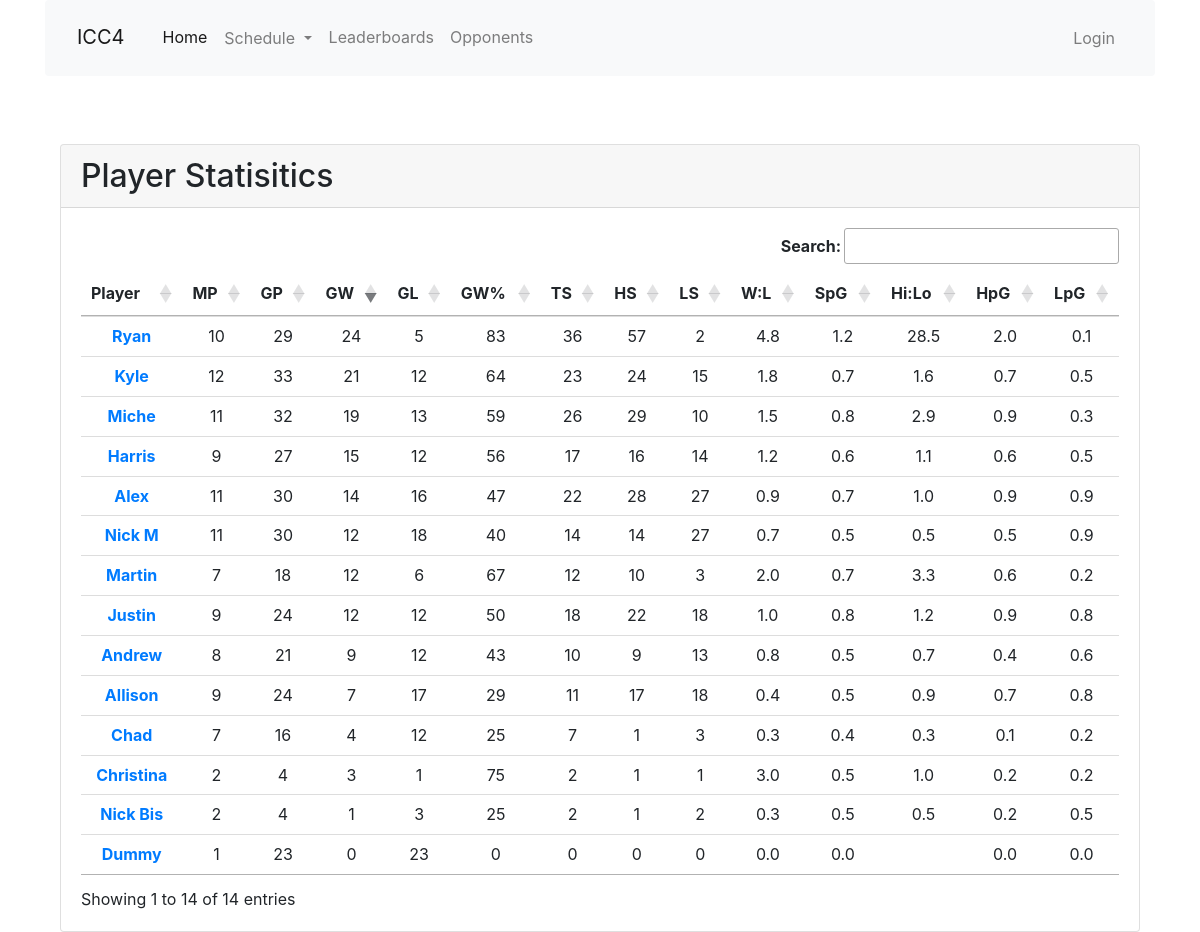
The page /leaderboard on the database as committed earlier.
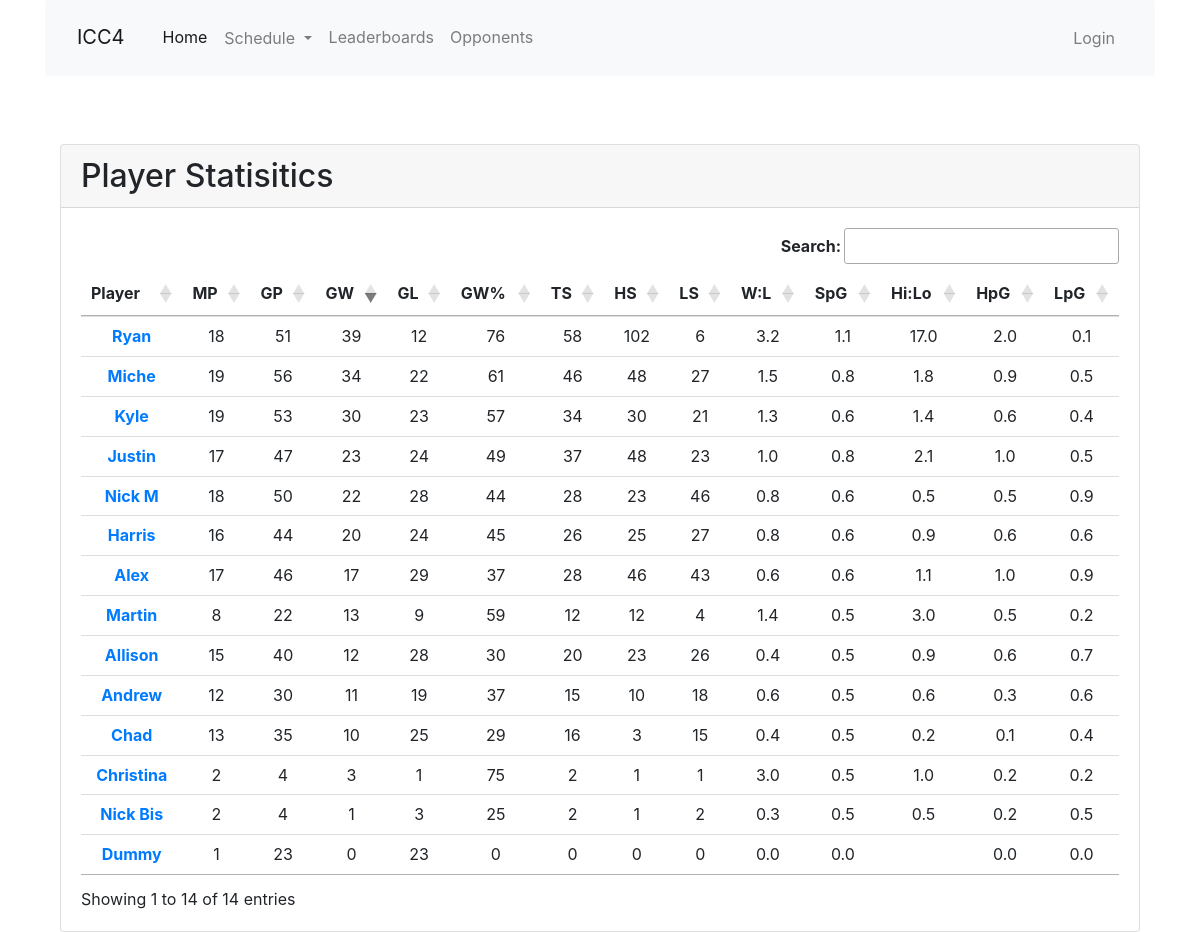
The same page on the database as committed later.
### app/models.py (models this page shows, shortened)
class PlayerSeasonStats(db.Model):
    id = db.Column(db.Integer, primary_key=True)
    player_id = db.Column(db.Integer, db. ForeignKey('player.id'))
    player = db.relationship('Player')
    season_id = db.Column(db.Integer, db. ForeignKey('season.id'))
    season = db.relationship('Season')
    matches_played = db.Column(db.Integer)
    matches_won = db.Column(db.Integer)
    matches_lost = db.Column(db.Integer)
    games_played = db.Column(db.Integer)
    games_won = db.Column(db.Integer)
    games_lost = db.Column(db.Integer)
    total_stars = db.Column(db.Integer)
    total_high_scores = db.Column(db.Integer)
    total_low_scores = db.Column(db.Integer)
    '''
    filters = [filter1,filter2,...]
    query....filter(*filters).count()
    '''
    @hybrid_property
    def gp(self):
        return PlayerGame.query.filter_by(player_id=self.player_id).join(Game).join(Match).\
                filter_by(season=self.season).distinct().count()
    @hybrid_property
    def gw(self):
        return PlayerGame.query.filter_by(player_id=self.player_id).join(Game).filter_by(win=True).join(Match).\
                filter_by(season=self.season).distinct().count()
    @hybrid_property
    def gl(self):
        return PlayerGame.query.filter_by(player_id=self.player_id).join(Game).filter_by(win=False).join(Match).\
                filter_by(season=self.season).distinct().count()

class Player(db.Model):
    id = db.Column(db.Integer, primary_key=True)
    nickname = db.Column(db.String(64), index=True, unique=True)
    first_name = db.Column(db.String(64), index=True)
    last_name = db.Column(db.String(64), index=True)
    games = association_proxy('games_association', 'game')
    last_match_id = db.Column(db.Integer, db.ForeignKey('match.id'))
    last_match = db.relationship('Match', foreign_keys=[last_match_id])
    first_match_id = db.Column(db.Integer, db.ForeignKey('match.id'))
    first_match = db.relationship('Match', foreign_keys=[first_match_id])
    high_scores = db.relationship('HighScore', back_populates='player', lazy='dynamic')
    low_scores = db.relationship('LowScore', back_populates='player', lazy='dynamic')

### app/main/routes.py (the view)
@bp.route('/leaderboard',  methods=['GET', 'POST'])
def leaderboard():
    roster = Player.query.all()
    season = season_from_date(date.today())
    stats = PlayerSeasonStats.query.filter_by(season=season)
    return render_template('leaderboard.html', roster=roster, stats=stats, season=season)

### app/main/routes.py (called while the page is built)
@bp.before_request
def before_request():
    g.all_seasons = Season.query.all()

### app/models.py (called while the page is built)
def season_from_date(date):
    season = Season.query.filter(Season.start_date <= date).filter(Season.end_date >= date).first()
    return season

### app/templates/leaderboard.html (shortened to what this page needs)
{% extends "base.html" %}
{% import 'bootstrap/wtf.html' as wtf %}
{% block app_content %}
<div class="col-12 mt-2 mx-auto">
  <div class="card h-100">
    <h2 class="card-header">Player Statisitics</h2>
    <div class="card-body table-responsive">
      <table id="pStats" class="table table-hover text-center">
        <thead>
          <tr>
            <th scope="col">Player</th>
            <th scope="col" data-toggle="tooltip" data-placement="top" title="Matches played">MP</th>
            <th scope="col" data-toggle="tooltip" data-placement="top" title="Games played">GP</th>
            <th scope="col" data-toggle="tooltip" data-placement="top" title="Game wins">GW</th>
            <th scope="col" data-toggle="tooltip" data-placement="top" title="Game losses">GL</th>
            <th scope="col" data-toggle="tooltip" data-placement="top" title="Game Win Percentage">GW%</th>
            <th scope="col" data-toggle="tooltip" data-placement="top" title="Total Stars">TS</th>
            <th scope="col" data-toggle="tooltip" data-placement="top" title="Total High Scores">HS</th>
            <th scope="col" data-toggle="tooltip" data-placement="top" title="Total Low Score">LS</th>
            <th scope="col" data-toggle="tooltip" data-placement="top" title="Win:Loss">W:L</th>
            <th scope="col" data-toggle="tooltip" data-placement="top" title="Stars per game">SpG</th>
            <th scope="col" data-toggle="tooltip" data-placement="top" title="High:Low scores">Hi:Lo</th>
            <th scope="col" data-toggle="tooltip" data-placement="top" title="High scores per game">HpG</th>
            <th scope="col" data-toggle="tooltip" data-placement="top" title="Low scores per game">LpG</th>
        </thead>
        <tbody>
          {% for s in stats %}
          <tr>
            <th scope="row"><a href="{{ url_for('main.player', nickname=s.player.nickname) }}">{{ s.player.nickname }}</a></th>
            <td>{{ s.matches_played }}</td>
            <td>{{ s.games_played }}</td>
            <td>{{ s.games_won }}</td>
            <td>{{ s.games_lost }}</td>
            <td>{% if s.games_played > 0 %}{{ '%0.0f'| format(100*(s.games_won/s.games_played)|float) }}{% endif %}</td>
            <td>{{ s.total_stars }}</td>
            <td>{{ s.total_high_scores }}</td>
            <td>{{ s.total_low_scores }}</td>
            <td>{% if s.games_lost > 0 %}{{ (s.games_won/s.games_lost)|round(1, 'common') }}{% endif %}</td>
            <td>{% if s.games_played > 0 %}{{ (s.total_stars/s.games_played)|round(1, 'common') }}{% endif %}</td>
            <td>{% if s.total_low_scores  > 0 %}{{ (s.total_high_scores/s.total_low_scores)|round(1, 'common') }}{% endif %}</td>
            <td>{% if s.games_played > 0 %}{{ (s.total_high_scores/s.games_played)|round(1, 'common') }}{% endif %}</td>
            <td>{% if s.games_played > 0 %}{{ (s.total_low_scores/s.games_played)|round(1, 'common') }}{% endif %}</td>
          </tr>
          {% endfor %}
        </tbody>
      </table>
    </div>
  </div>
</div>
{% endblock %}

Rows that differ between the two databases and show on the page:
changed PlayerSeasonStats "Nick M": matches_played "11" → "18"; games_played "30" → "50"; games_won "12" → "22"; games_lost "18" → "28"; 100*(s.games_won/s.games_played)|float "40" → "44"; total_stars "14" → "28"; total_high_scores "14" → "23"; total_low_scores "27" → "46"; (s.games_won/s.games_lost)|round(1,'common') "0.7" → "0.8"; (s.total_stars/s.games_played)|round(1,'common') "0.5" → "0.6"
changed PlayerSeasonStats "Martin": matches_played "7" → "8"; games_played "18" → "22"; games_won "12" → "13"; games_lost "6" → "9"; 100*(s.games_won/s.games_played)|float "67" → "59"; total_high_scores "10" → "12"; total_low_scores "3" → "4"; (s.games_won/s.games_lost)|round(1,'common') "2.0" → "1.4"; (s.total_stars/s.games_played)|round(1,'common') "0.7" → "0.5"; (s.total_high_scores/s.total_low_scores)|round(1,'common') "3.3" → "3.0"; (s.total_high_scores/s.games_played)|round(1,'common') "0.6" → "0.5"
changed PlayerSeasonStats "Kyle": matches_played "12" → "19"; games_played "33" → "53"; games_won "21" → "30"; games_lost "12" → "23"; 100*(s.games_won/s.games_played)|float "64" → "57"; total_stars "23" → "34"; total_high_scores "24" → "30"; total_low_scores "15" → "21"; (s.games_won/s.games_lost)|round(1,'common') "1.8" → "1.3"; (s.total_stars/s.games_played)|round(1,'common') "0.7" → "0.6"; (s.total_high_scores/s.total_low_scores)|round(1,'common') "1.6" → "1.4"; (s.total_high_scores/s.games_played)|round(1,'common') "0.7" → "0.6"; (s.total_low_scores/s.games_played)|round(1,'common') "0.5" → "0.4"
changed PlayerSeasonStats "Alex": matches_played "11" → "17"; games_played "30" → "46"; games_won "14" → "17"; games_lost "16" → "29"; 100*(s.games_won/s.games_played)|float "47" → "37"; total_stars "22" → "28"; total_high_scores "28" → "46"; total_low_scores "27" → "43"; (s.games_won/s.games_lost)|round(1,'common') "0.9" → "0.6"; (s.total_stars/s.games_played)|round(1,'common') "0.7" → "0.6"; (s.total_high_scores/s.total_low_scores)|round(1,'common') "1.0" → "1.1"; (s.total_high_scores/s.games_played)|round(1,'common') "0.9" → "1.0"
changed PlayerSeasonStats "Justin": matches_played "9" → "17"; games_played "24" → "47"; games_won "12" → "23"; games_lost "12" → "24"; 100*(s.games_won/s.games_played)|float "50" → "49"; total_stars "18" → "37"; total_high_scores "22" → "48"; total_low_scores "18" → "23"; (s.total_high_scores/s.total_low_scores)|round(1,'common') "1.2" → "2.1"; (s.total_high_scores/s.games_played)|round(1,'common') "0.9" → "1.0"; (s.total_low_scores/s.games_played)|round(1,'common') "0.8" → "0.5"
changed PlayerSeasonStats "Allison": matches_played "9" → "15"; games_played "24" → "40"; games_won "7" → "12"; games_lost "17" → "28"; 100*(s.games_won/s.games_played)|float "29" → "30"; total_stars "11" → "20"; total_high_scores "17" → "23"; total_low_scores "18" → "26"; (s.total_high_scores/s.games_played)|round(1,'common') "0.7" → "0.6"; (s.total_low_scores/s.games_played)|round(1,'common') "0.8" → "0.7"
changed PlayerSeasonStats "Miche": matches_played "11" → "19"; games_played "32" → "56"; games_won "19" → "34"; games_lost "13" → "22"; 100*(s.games_won/s.games_played)|float "59" → "61"; total_stars "26" → "46"; total_high_scores "29" → "48"; total_low_scores "10" → "27"; (s.total_high_scores/s.total_low_scores)|round(1,'common') "2.9" → "1.8"; (s.total_low_scores/s.games_played)|round(1,'common') "0.3" → "0.5"
changed PlayerSeasonStats "Andrew": matches_played "8" → "12"; games_played "21" → "30"; games_won "9" → "11"; games_lost "12" → "19"; 100*(s.games_won/s.games_played)|float "43" → "37"; total_stars "10" → "15"; total_high_scores "9" → "10"; total_low_scores "13" → "18"; (s.games_won/s.games_lost)|round(1,'common') "0.8" → "0.6"; (s.total_high_scores/s.total_low_scores)|round(1,'common') "0.7" → "0.6"; (s.total_high_scores/s.games_played)|round(1,'common') "0.4" → "0.3"
changed PlayerSeasonStats "Harris": matches_played "9" → "16"; games_played "27" → "44"; games_won "15" → "20"; games_lost "12" → "24"; 100*(s.games_won/s.games_played)|float "56" → "45"; total_stars "17" → "26"; total_high_scores "16" → "25"; total_low_scores "14" → "27"; (s.games_won/s.games_lost)|round(1,'common') "1.2" → "0.8"; (s.total_high_scores/s.total_low_scores)|round(1,'common') "1.1" → "0.9"; (s.total_low_scores/s.games_played)|round(1,'common') "0.5" → "0.6"
changed PlayerSeasonStats "Ryan": matches_played "10" → "18"; games_played "29" → "51"; games_won "24" → "39"; games_lost "5" → "12"; 100*(s.games_won/s.games_played)|float "83" → "76"; total_stars "36" → "58"; total_high_scores "57" → "102"; total_low_scores "2" → "6"; (s.games_won/s.games_lost)|round(1,'common') "4.8" → "3.2"; (s.total_stars/s.games_played)|round(1,'common') "1.2" → "1.1"; (s.total_high_scores/s.total_low_scores)|round(1,'common') "28.5" → "17.0"
changed PlayerSeasonStats "Chad": matches_played "7" → "13"; games_played "16" → "35"; games_won "4" → "10"; games_lost "12" → "25"; 100*(s.games_won/s.games_played)|float "25" → "29"; total_stars "7" → "16"; total_high_scores "1" → "3"; total_low_scores "3" → "15"; (s.games_won/s.games_lost)|round(1,'common') "0.3" → "0.4"; (s.total_stars/s.games_played)|round(1,'common') "0.4" → "0.5"; (s.total_high_scores/s.total_low_scores)|round(1,'common') "0.3" → "0.2"; (s.total_low_scores/s.games_played)|round(1,'common') "0.2" → "0.4"
